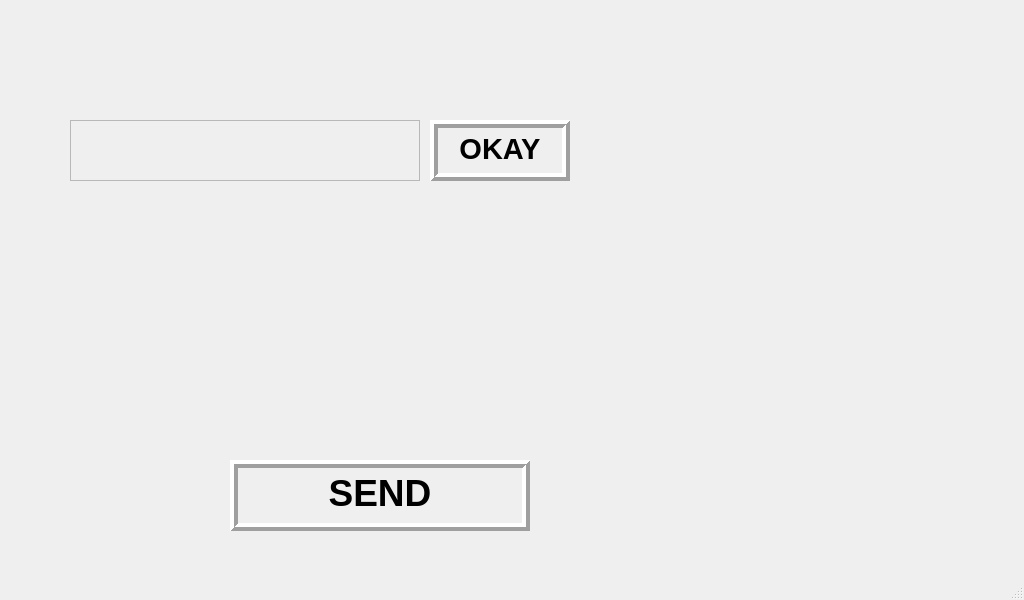
<?xml version="1.0" encoding="UTF-8"?>
<ui version="4.0">
 <class>MainWindow4</class>
 <widget class="QMainWindow" name="MainWindow4">
  <property name="geometry">
   <rect>
    <x>0</x>
    <y>0</y>
    <width>1024</width>
    <height>600</height>
   </rect>
  </property>
  <property name="windowTitle">
   <string>MainWindow</string>
  </property>
  <widget class="QWidget" name="centralwidget">
   <widget class="QLabel" name="label">
    <property name="geometry">
     <rect>
      <x>0</x>
      <y>0</y>
      <width>1024</width>
      <height>600</height>
     </rect>
    </property>
    <property name="text">
     <string/>
    </property>
    <property name="pixmap">
     <pixmap>/home/decas/ui/DecasUI_New/pics/Standby.png</pixmap>
    </property>
    <property name="scaledContents">
     <bool>true</bool>
    </property>
   </widget>
   <widget class="QLabel" name="tex">
    <property name="geometry">
     <rect>
      <x>70</x>
      <y>120</y>
      <width>350</width>
      <height>61</height>
     </rect>
    </property>
    <property name="autoFillBackground">
     <bool>true</bool>
    </property>
    <property name="text">
     <string/>
    </property>
    <property name="scaledContents">
     <bool>false</bool>
    </property>
   </widget>
   <widget class="QLabel" name="label_2">
    <property name="geometry">
     <rect>
      <x>110</x>
      <y>230</y>
      <width>355</width>
      <height>82</height>
     </rect>
    </property>
    <property name="text">
     <string/>
    </property>
    <property name="pixmap">
     <pixmap>/home/decas/ui/DecasUI_New/pics/1 (355 × 82 px) (1).png</pixmap>
    </property>
    <property name="scaledContents">
     <bool>true</bool>
    </property>
   </widget>
   <widget class="QPushButton" name="enter">
    <property name="geometry">
     <rect>
      <x>230</x>
      <y>460</y>
      <width>301</width>
      <height>71</height>
     </rect>
    </property>
    <property name="palette">
     <palette>
      <active>
       <colorrole role="Button">
        <brush brushstyle="SolidPattern">
         <color alpha="255">
          <red>255</red>
          <green>255</green>
          <blue>255</blue>
         </color>
        </brush>
       </colorrole>
       <colorrole role="Base">
        <brush brushstyle="SolidPattern">
         <color alpha="255">
          <red>0</red>
          <green>255</green>
          <blue>255</blue>
         </color>
        </brush>
       </colorrole>
      </active>
      <inactive>
       <colorrole role="Button">
        <brush brushstyle="SolidPattern">
         <color alpha="255">
          <red>255</red>
          <green>255</green>
          <blue>255</blue>
         </color>
        </brush>
       </colorrole>
       <colorrole role="Base">
        <brush brushstyle="SolidPattern">
         <color alpha="255">
          <red>0</red>
          <green>255</green>
          <blue>255</blue>
         </color>
        </brush>
       </colorrole>
      </inactive>
      <disabled>
       <colorrole role="Button">
        <brush brushstyle="SolidPattern">
         <color alpha="255">
          <red>255</red>
          <green>255</green>
          <blue>255</blue>
         </color>
        </brush>
       </colorrole>
       <colorrole role="Base">
        <brush brushstyle="SolidPattern">
         <color alpha="255">
          <red>240</red>
          <green>240</green>
          <blue>240</blue>
         </color>
        </brush>
       </colorrole>
      </disabled>
     </palette>
    </property>
    <property name="autoFillBackground">
     <bool>false</bool>
    </property>
    <property name="styleSheet">
     <string notr="true">font: 75 28pt &quot;MS Shell Dlg 2&quot;;
</string>
    </property>
    <property name="text">
     <string/>
    </property>
    <property name="iconSize">
     <size>
      <width>100</width>
      <height>100</height>
     </size>
    </property>
    <property name="autoDefault">
     <bool>false</bool>
    </property>
    <property name="default">
     <bool>false</bool>
    </property>
    <property name="flat">
     <bool>true</bool>
    </property>
   </widget>
   <widget class="QPushButton" name="Retry">
    <property name="enabled">
     <bool>true</bool>
    </property>
    <property name="geometry">
     <rect>
      <x>430</x>
      <y>120</y>
      <width>140</width>
      <height>61</height>
     </rect>
    </property>
    <property name="palette">
     <palette>
      <active>
       <colorrole role="Button">
        <brush brushstyle="SolidPattern">
         <color alpha="255">
          <red>85</red>
          <green>170</green>
          <blue>255</blue>
         </color>
        </brush>
       </colorrole>
      </active>
      <inactive>
       <colorrole role="Button">
        <brush brushstyle="SolidPattern">
         <color alpha="255">
          <red>85</red>
          <green>170</green>
          <blue>255</blue>
         </color>
        </brush>
       </colorrole>
      </inactive>
      <disabled>
       <colorrole role="Button">
        <brush brushstyle="SolidPattern">
         <color alpha="255">
          <red>85</red>
          <green>170</green>
          <blue>255</blue>
         </color>
        </brush>
       </colorrole>
      </disabled>
     </palette>
    </property>
    <property name="autoFillBackground">
     <bool>false</bool>
    </property>
    <property name="styleSheet">
     <string notr="true">
font: 75 24pt &quot;MS Shell Dlg 2&quot;;</string>
    </property>
    <property name="text">
     <string/>
    </property>
    <property name="iconSize">
     <size>
      <width>100</width>
      <height>100</height>
     </size>
    </property>
    <property name="flat">
     <bool>true</bool>
    </property>
   </widget>
   <widget class="QPushButton" name="b1">
    <property name="geometry">
     <rect>
      <x>660</x>
      <y>110</y>
      <width>88</width>
      <height>88</height>
     </rect>
    </property>
    <property name="text">
     <string/>
    </property>
    <property name="icon">
     <iconset>
      <normaloff>/home/decas/ui/DecasUI_New/pics/1 (88 × 88 px).png</normaloff>/home/decas/ui/DecasUI_New/pics/1 (88 × 88 px).png</iconset>
    </property>
    <property name="iconSize">
     <size>
      <width>88</width>
      <height>88</height>
     </size>
    </property>
    <property name="flat">
     <bool>true</bool>
    </property>
   </widget>
   <widget class="QPushButton" name="b2">
    <property name="geometry">
     <rect>
      <x>780</x>
      <y>110</y>
      <width>88</width>
      <height>88</height>
     </rect>
    </property>
    <property name="text">
     <string/>
    </property>
    <property name="icon">
     <iconset>
      <normaloff>/home/decas/ui/DecasUI_New/pics/1 (88 × 88 px) (1).png</normaloff>/home/decas/ui/DecasUI_New/pics/1 (88 × 88 px) (1).png</iconset>
    </property>
    <property name="iconSize">
     <size>
      <width>88</width>
      <height>88</height>
     </size>
    </property>
    <property name="flat">
     <bool>true</bool>
    </property>
   </widget>
   <widget class="QPushButton" name="b3">
    <property name="geometry">
     <rect>
      <x>900</x>
      <y>110</y>
      <width>88</width>
      <height>88</height>
     </rect>
    </property>
    <property name="text">
     <string/>
    </property>
    <property name="icon">
     <iconset>
      <normaloff>/home/decas/ui/DecasUI_New/pics/1 (88 × 88 px) (2).png</normaloff>/home/decas/ui/DecasUI_New/pics/1 (88 × 88 px) (2).png</iconset>
    </property>
    <property name="iconSize">
     <size>
      <width>88</width>
      <height>88</height>
     </size>
    </property>
    <property name="flat">
     <bool>true</bool>
    </property>
   </widget>
   <widget class="QPushButton" name="b4">
    <property name="geometry">
     <rect>
      <x>660</x>
      <y>220</y>
      <width>88</width>
      <height>88</height>
     </rect>
    </property>
    <property name="text">
     <string/>
    </property>
    <property name="icon">
     <iconset>
      <normaloff>/home/decas/ui/DecasUI_New/pics/1 (88 × 88 px) (3).png</normaloff>/home/decas/ui/DecasUI_New/pics/1 (88 × 88 px) (3).png</iconset>
    </property>
    <property name="iconSize">
     <size>
      <width>88</width>
      <height>88</height>
     </size>
    </property>
    <property name="flat">
     <bool>true</bool>
    </property>
   </widget>
   <widget class="QPushButton" name="b5">
    <property name="geometry">
     <rect>
      <x>780</x>
      <y>220</y>
      <width>88</width>
      <height>88</height>
     </rect>
    </property>
    <property name="text">
     <string/>
    </property>
    <property name="icon">
     <iconset>
      <normaloff>/home/decas/ui/DecasUI_New/pics/1 (88 × 88 px) (4).png</normaloff>/home/decas/ui/DecasUI_New/pics/1 (88 × 88 px) (4).png</iconset>
    </property>
    <property name="iconSize">
     <size>
      <width>88</width>
      <height>88</height>
     </size>
    </property>
    <property name="flat">
     <bool>true</bool>
    </property>
   </widget>
   <widget class="QPushButton" name="b6">
    <property name="geometry">
     <rect>
      <x>900</x>
      <y>220</y>
      <width>88</width>
      <height>88</height>
     </rect>
    </property>
    <property name="text">
     <string/>
    </property>
    <property name="icon">
     <iconset>
      <normaloff>/home/decas/ui/DecasUI_New/pics/1 (88 × 88 px) (5).png</normaloff>/home/decas/ui/DecasUI_New/pics/1 (88 × 88 px) (5).png</iconset>
    </property>
    <property name="iconSize">
     <size>
      <width>88</width>
      <height>88</height>
     </size>
    </property>
    <property name="flat">
     <bool>true</bool>
    </property>
   </widget>
   <widget class="QPushButton" name="b7">
    <property name="geometry">
     <rect>
      <x>660</x>
      <y>330</y>
      <width>88</width>
      <height>88</height>
     </rect>
    </property>
    <property name="text">
     <string/>
    </property>
    <property name="icon">
     <iconset>
      <normaloff>/home/decas/ui/DecasUI_New/pics/1 (88 × 88 px) (6).png</normaloff>/home/decas/ui/DecasUI_New/pics/1 (88 × 88 px) (6).png</iconset>
    </property>
    <property name="iconSize">
     <size>
      <width>88</width>
      <height>88</height>
     </size>
    </property>
    <property name="flat">
     <bool>true</bool>
    </property>
   </widget>
   <widget class="QPushButton" name="b8">
    <property name="geometry">
     <rect>
      <x>780</x>
      <y>330</y>
      <width>88</width>
      <height>88</height>
     </rect>
    </property>
    <property name="text">
     <string/>
    </property>
    <property name="icon">
     <iconset>
      <normaloff>/home/decas/ui/DecasUI_New/pics/1 (88 × 88 px) (7).png</normaloff>/home/decas/ui/DecasUI_New/pics/1 (88 × 88 px) (7).png</iconset>
    </property>
    <property name="iconSize">
     <size>
      <width>88</width>
      <height>88</height>
     </size>
    </property>
    <property name="flat">
     <bool>true</bool>
    </property>
   </widget>
   <widget class="QPushButton" name="b9">
    <property name="geometry">
     <rect>
      <x>900</x>
      <y>330</y>
      <width>88</width>
      <height>88</height>
     </rect>
    </property>
    <property name="text">
     <string/>
    </property>
    <property name="icon">
     <iconset>
      <normaloff>/home/decas/ui/DecasUI_New/pics/1 (88 × 88 px) (8).png</normaloff>/home/decas/ui/DecasUI_New/pics/1 (88 × 88 px) (8).png</iconset>
    </property>
    <property name="iconSize">
     <size>
      <width>88</width>
      <height>88</height>
     </size>
    </property>
    <property name="flat">
     <bool>true</bool>
    </property>
   </widget>
   <widget class="QPushButton" name="b0">
    <property name="geometry">
     <rect>
      <x>780</x>
      <y>440</y>
      <width>88</width>
      <height>88</height>
     </rect>
    </property>
    <property name="text">
     <string/>
    </property>
    <property name="icon">
     <iconset>
      <normaloff>/home/decas/ui/DecasUI_New/pics/1 (88 × 88 px) (9).png</normaloff>/home/decas/ui/DecasUI_New/pics/1 (88 × 88 px) (9).png</iconset>
    </property>
    <property name="iconSize">
     <size>
      <width>88</width>
      <height>88</height>
     </size>
    </property>
    <property name="flat">
     <bool>true</bool>
    </property>
   </widget>
   <widget class="QPushButton" name="Del">
    <property name="geometry">
     <rect>
      <x>900</x>
      <y>440</y>
      <width>88</width>
      <height>88</height>
     </rect>
    </property>
    <property name="text">
     <string/>
    </property>
    <property name="icon">
     <iconset>
      <normaloff>/home/decas/ui/DecasUI_New/pics/1 (88 × 88 px) (10).png</normaloff>/home/decas/ui/DecasUI_New/pics/1 (88 × 88 px) (10).png</iconset>
    </property>
    <property name="iconSize">
     <size>
      <width>88</width>
      <height>88</height>
     </size>
    </property>
    <property name="flat">
     <bool>true</bool>
    </property>
   </widget>
   <widget class="QTextEdit" name="textEdit">
    <property name="geometry">
     <rect>
      <x>70</x>
      <y>120</y>
      <width>350</width>
      <height>61</height>
     </rect>
    </property>
    <property name="palette">
     <palette>
      <active>
       <colorrole role="Base">
        <brush brushstyle="SolidPattern">
         <color alpha="0">
          <red>0</red>
          <green>255</green>
          <blue>0</blue>
         </color>
        </brush>
       </colorrole>
      </active>
      <inactive>
       <colorrole role="Base">
        <brush brushstyle="SolidPattern">
         <color alpha="0">
          <red>0</red>
          <green>255</green>
          <blue>0</blue>
         </color>
        </brush>
       </colorrole>
      </inactive>
      <disabled>
       <colorrole role="Base">
        <brush brushstyle="SolidPattern">
         <color alpha="255">
          <red>240</red>
          <green>240</green>
          <blue>240</blue>
         </color>
        </brush>
       </colorrole>
      </disabled>
     </palette>
    </property>
    <property name="font">
     <font>
      <pointsize>24</pointsize>
      <weight>75</weight>
      <bold>true</bold>
     </font>
    </property>
    <property name="readOnly">
     <bool>true</bool>
    </property>
    <property name="html">
     <string>&lt;!DOCTYPE HTML PUBLIC &quot;-//W3C//DTD HTML 4.0//EN&quot; &quot;http://www.w3.org/TR/REC-html40/strict.dtd&quot;&gt;
&lt;html&gt;&lt;head&gt;&lt;meta name=&quot;qrichtext&quot; content=&quot;1&quot; /&gt;&lt;style type=&quot;text/css&quot;&gt;
p, li { white-space: pre-wrap; }
&lt;/style&gt;&lt;/head&gt;&lt;body style=&quot; font-family:'MS Shell Dlg 2'; font-size:24pt; font-weight:600; font-style:normal;&quot;&gt;
&lt;p style=&quot;-qt-paragraph-type:empty; margin-top:0px; margin-bottom:0px; margin-left:0px; margin-right:0px; -qt-block-indent:0; text-indent:0px; font-size:22pt;&quot;&gt;&lt;br /&gt;&lt;/p&gt;&lt;/body&gt;&lt;/html&gt;</string>
    </property>
   </widget>
   <widget class="QTextEdit" name="username">
    <property name="geometry">
     <rect>
      <x>80</x>
      <y>310</y>
      <width>400</width>
      <height>82</height>
     </rect>
    </property>
    <property name="palette">
     <palette>
      <active>
       <colorrole role="Base">
        <brush brushstyle="SolidPattern">
         <color alpha="0">
          <red>255</red>
          <green>255</green>
          <blue>255</blue>
         </color>
        </brush>
       </colorrole>
      </active>
      <inactive>
       <colorrole role="Base">
        <brush brushstyle="SolidPattern">
         <color alpha="0">
          <red>255</red>
          <green>255</green>
          <blue>255</blue>
         </color>
        </brush>
       </colorrole>
      </inactive>
      <disabled>
       <colorrole role="Base">
        <brush brushstyle="SolidPattern">
         <color alpha="255">
          <red>240</red>
          <green>240</green>
          <blue>240</blue>
         </color>
        </brush>
       </colorrole>
      </disabled>
     </palette>
    </property>
    <property name="font">
     <font>
      <pointsize>24</pointsize>
      <weight>75</weight>
      <bold>true</bold>
      <stylestrategy>NoAntialias</stylestrategy>
     </font>
    </property>
    <property name="frameShape">
     <enum>QFrame::NoFrame</enum>
    </property>
    <property name="lineWrapMode">
     <enum>QTextEdit::WidgetWidth</enum>
    </property>
    <property name="readOnly">
     <bool>true</bool>
    </property>
    <property name="html">
     <string>&lt;!DOCTYPE HTML PUBLIC &quot;-//W3C//DTD HTML 4.0//EN&quot; &quot;http://www.w3.org/TR/REC-html40/strict.dtd&quot;&gt;
&lt;html&gt;&lt;head&gt;&lt;meta name=&quot;qrichtext&quot; content=&quot;1&quot; /&gt;&lt;style type=&quot;text/css&quot;&gt;
p, li { white-space: pre-wrap; }
&lt;/style&gt;&lt;/head&gt;&lt;body style=&quot; font-family:'MS Shell Dlg 2'; font-size:24pt; font-weight:600; font-style:normal;&quot;&gt;
&lt;p align=&quot;center&quot; style=&quot;-qt-paragraph-type:empty; margin-top:0px; margin-bottom:0px; margin-left:0px; margin-right:0px; -qt-block-indent:0; text-indent:0px;&quot;&gt;&lt;br /&gt;&lt;/p&gt;&lt;/body&gt;&lt;/html&gt;</string>
    </property>
   </widget>
   <widget class="QTextBrowser" name="textBrowser">
    <property name="geometry">
     <rect>
      <x>230</x>
      <y>460</y>
      <width>300</width>
      <height>71</height>
     </rect>
    </property>
    <property name="palette">
     <palette>
      <active>
       <colorrole role="Base">
        <brush brushstyle="SolidPattern">
         <color alpha="0">
          <red>255</red>
          <green>255</green>
          <blue>255</blue>
         </color>
        </brush>
       </colorrole>
      </active>
      <inactive>
       <colorrole role="Base">
        <brush brushstyle="SolidPattern">
         <color alpha="0">
          <red>255</red>
          <green>255</green>
          <blue>255</blue>
         </color>
        </brush>
       </colorrole>
      </inactive>
      <disabled>
       <colorrole role="Base">
        <brush brushstyle="SolidPattern">
         <color alpha="255">
          <red>240</red>
          <green>240</green>
          <blue>240</blue>
         </color>
        </brush>
       </colorrole>
      </disabled>
     </palette>
    </property>
    <property name="autoFillBackground">
     <bool>false</bool>
    </property>
    <property name="frameShape">
     <enum>QFrame::Box</enum>
    </property>
    <property name="frameShadow">
     <enum>QFrame::Raised</enum>
    </property>
    <property name="lineWidth">
     <number>4</number>
    </property>
    <property name="html">
     <string>&lt;!DOCTYPE HTML PUBLIC &quot;-//W3C//DTD HTML 4.0//EN&quot; &quot;http://www.w3.org/TR/REC-html40/strict.dtd&quot;&gt;
&lt;html&gt;&lt;head&gt;&lt;meta name=&quot;qrichtext&quot; content=&quot;1&quot; /&gt;&lt;style type=&quot;text/css&quot;&gt;
p, li { white-space: pre-wrap; }
&lt;/style&gt;&lt;/head&gt;&lt;body style=&quot; font-family:'MS Shell Dlg 2'; font-size:8pt; font-weight:400; font-style:normal;&quot;&gt;
&lt;p align=&quot;center&quot; style=&quot; margin-top:0px; margin-bottom:0px; margin-left:0px; margin-right:0px; -qt-block-indent:0; text-indent:0px;&quot;&gt;&lt;span style=&quot; font-size:28pt; font-weight:600; color:#000000;&quot;&gt;SEND&lt;/span&gt;&lt;/p&gt;&lt;/body&gt;&lt;/html&gt;</string>
    </property>
   </widget>
   <widget class="QTextBrowser" name="textBrowser_3">
    <property name="geometry">
     <rect>
      <x>430</x>
      <y>120</y>
      <width>140</width>
      <height>61</height>
     </rect>
    </property>
    <property name="palette">
     <palette>
      <active>
       <colorrole role="Base">
        <brush brushstyle="SolidPattern">
         <color alpha="0">
          <red>255</red>
          <green>255</green>
          <blue>255</blue>
         </color>
        </brush>
       </colorrole>
      </active>
      <inactive>
       <colorrole role="Base">
        <brush brushstyle="SolidPattern">
         <color alpha="0">
          <red>255</red>
          <green>255</green>
          <blue>255</blue>
         </color>
        </brush>
       </colorrole>
      </inactive>
      <disabled>
       <colorrole role="Base">
        <brush brushstyle="SolidPattern">
         <color alpha="255">
          <red>240</red>
          <green>240</green>
          <blue>240</blue>
         </color>
        </brush>
       </colorrole>
      </disabled>
     </palette>
    </property>
    <property name="frameShape">
     <enum>QFrame::Box</enum>
    </property>
    <property name="frameShadow">
     <enum>QFrame::Raised</enum>
    </property>
    <property name="lineWidth">
     <number>4</number>
    </property>
    <property name="html">
     <string>&lt;!DOCTYPE HTML PUBLIC &quot;-//W3C//DTD HTML 4.0//EN&quot; &quot;http://www.w3.org/TR/REC-html40/strict.dtd&quot;&gt;
&lt;html&gt;&lt;head&gt;&lt;meta name=&quot;qrichtext&quot; content=&quot;1&quot; /&gt;&lt;style type=&quot;text/css&quot;&gt;
p, li { white-space: pre-wrap; }
&lt;/style&gt;&lt;/head&gt;&lt;body style=&quot; font-family:'MS Shell Dlg 2'; font-size:8pt; font-weight:400; font-style:normal;&quot;&gt;
&lt;p align=&quot;center&quot; style=&quot; margin-top:0px; margin-bottom:0px; margin-left:0px; margin-right:0px; -qt-block-indent:0; text-indent:0px;&quot;&gt;&lt;span style=&quot; font-size:22pt; font-weight:600;&quot;&gt;OKAY&lt;/span&gt;&lt;/p&gt;&lt;/body&gt;&lt;/html&gt;</string>
    </property>
   </widget>
   <widget class="QPushButton" name="cross">
    <property name="geometry">
     <rect>
      <x>50</x>
      <y>480</y>
      <width>75</width>
      <height>75</height>
     </rect>
    </property>
    <property name="text">
     <string/>
    </property>
    <property name="icon">
     <iconset>
      <normaloff>/home/decas/ui/DecasUI_New/pics/1 (400 × 400 px).png</normaloff>/home/decas/ui/DecasUI_New/pics/1 (400 × 400 px).png</iconset>
    </property>
    <property name="iconSize">
     <size>
      <width>75</width>
      <height>75</height>
     </size>
    </property>
    <property name="flat">
     <bool>true</bool>
    </property>
   </widget>
   <widget class="QTextEdit" name="time">
    <property name="geometry">
     <rect>
      <x>810</x>
      <y>30</y>
      <width>160</width>
      <height>40</height>
     </rect>
    </property>
    <property name="palette">
     <palette>
      <active>
       <colorrole role="Base">
        <brush brushstyle="SolidPattern">
         <color alpha="0">
          <red>255</red>
          <green>255</green>
          <blue>255</blue>
         </color>
        </brush>
       </colorrole>
      </active>
      <inactive>
       <colorrole role="Base">
        <brush brushstyle="SolidPattern">
         <color alpha="0">
          <red>255</red>
          <green>255</green>
          <blue>255</blue>
         </color>
        </brush>
       </colorrole>
      </inactive>
      <disabled>
       <colorrole role="Base">
        <brush brushstyle="SolidPattern">
         <color alpha="255">
          <red>240</red>
          <green>240</green>
          <blue>240</blue>
         </color>
        </brush>
       </colorrole>
      </disabled>
     </palette>
    </property>
    <property name="font">
     <font>
      <pointsize>16</pointsize>
      <weight>75</weight>
      <bold>true</bold>
     </font>
    </property>
    <property name="frameShape">
     <enum>QFrame::NoFrame</enum>
    </property>
    <property name="readOnly">
     <bool>true</bool>
    </property>
   </widget>
   <widget class="QTextEdit" name="date">
    <property name="enabled">
     <bool>true</bool>
    </property>
    <property name="geometry">
     <rect>
      <x>20</x>
      <y>30</y>
      <width>200</width>
      <height>40</height>
     </rect>
    </property>
    <property name="palette">
     <palette>
      <active>
       <colorrole role="Base">
        <brush brushstyle="SolidPattern">
         <color alpha="0">
          <red>255</red>
          <green>255</green>
          <blue>255</blue>
         </color>
        </brush>
       </colorrole>
      </active>
      <inactive>
       <colorrole role="Base">
        <brush brushstyle="SolidPattern">
         <color alpha="0">
          <red>255</red>
          <green>255</green>
          <blue>255</blue>
         </color>
        </brush>
       </colorrole>
      </inactive>
      <disabled>
       <colorrole role="Base">
        <brush brushstyle="SolidPattern">
         <color alpha="255">
          <red>240</red>
          <green>240</green>
          <blue>240</blue>
         </color>
        </brush>
       </colorrole>
      </disabled>
     </palette>
    </property>
    <property name="font">
     <font>
      <pointsize>16</pointsize>
      <weight>75</weight>
      <bold>true</bold>
     </font>
    </property>
    <property name="frameShape">
     <enum>QFrame::NoFrame</enum>
    </property>
    <property name="readOnly">
     <bool>true</bool>
    </property>
   </widget>
   <zorder>label</zorder>
   <zorder>tex</zorder>
   <zorder>label_2</zorder>
   <zorder>b1</zorder>
   <zorder>b2</zorder>
   <zorder>b3</zorder>
   <zorder>b4</zorder>
   <zorder>b5</zorder>
   <zorder>b6</zorder>
   <zorder>b7</zorder>
   <zorder>b8</zorder>
   <zorder>b9</zorder>
   <zorder>b0</zorder>
   <zorder>Del</zorder>
   <zorder>textEdit</zorder>
   <zorder>username</zorder>
   <zorder>textBrowser</zorder>
   <zorder>cross</zorder>
   <zorder>time</zorder>
   <zorder>date</zorder>
   <zorder>textBrowser_3</zorder>
   <zorder>Retry</zorder>
   <zorder>enter</zorder>
  </widget>
  <widget class="QMenuBar" name="menubar">
   <property name="geometry">
    <rect>
     <x>0</x>
     <y>0</y>
     <width>1024</width>
     <height>21</height>
    </rect>
   </property>
  </widget>
  <widget class="QStatusBar" name="statusbar"/>
 </widget>
 <resources/>
 <connections/>
</ui>
